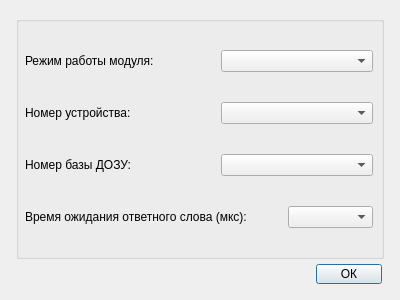
<?xml version="1.0" encoding="UTF-8"?>
<ui version="4.0">
 <class>DriverSettingsDialog</class>
 <widget class="QDialog" name="DriverSettingsDialog">
  <property name="geometry">
   <rect>
    <x>0</x>
    <y>0</y>
    <width>400</width>
    <height>300</height>
   </rect>
  </property>
  <property name="font">
   <font>
    <stylestrategy>PreferAntialias</stylestrategy>
   </font>
  </property>
  <property name="windowTitle">
   <string>Драйвер модуля сопряжения</string>
  </property>
  <layout class="QVBoxLayout" name="verticalLayout_2">
   <item>
    <layout class="QVBoxLayout" name="mainLayout" stretch="0,0">
     <property name="spacing">
      <number>5</number>
     </property>
     <property name="leftMargin">
      <number>5</number>
     </property>
     <property name="topMargin">
      <number>5</number>
     </property>
     <property name="rightMargin">
      <number>5</number>
     </property>
     <property name="bottomMargin">
      <number>5</number>
     </property>
     <item>
      <widget class="QGroupBox" name="settingsGroupBox">
       <property name="font">
        <font>
         <stylestrategy>PreferAntialias</stylestrategy>
        </font>
       </property>
       <property name="title">
        <string/>
       </property>
       <layout class="QVBoxLayout" name="verticalLayout_4" stretch="1,1,1,1">
        <property name="spacing">
         <number>2</number>
        </property>
        <property name="leftMargin">
         <number>3</number>
        </property>
        <property name="topMargin">
         <number>0</number>
        </property>
        <property name="rightMargin">
         <number>3</number>
        </property>
        <property name="bottomMargin">
         <number>0</number>
        </property>
        <item>
         <layout class="QHBoxLayout" name="workModeLayout" stretch="1,0,1">
          <property name="leftMargin">
           <number>3</number>
          </property>
          <property name="rightMargin">
           <number>3</number>
          </property>
          <item alignment="Qt::AlignLeft">
           <widget class="QLabel" name="workModeTitleLabel">
            <property name="font">
             <font>
              <stylestrategy>PreferAntialias</stylestrategy>
             </font>
            </property>
            <property name="text">
             <string>Режим работы модуля:</string>
            </property>
           </widget>
          </item>
          <item>
           <spacer name="workModeSpacer">
            <property name="orientation">
             <enum>Qt::Horizontal</enum>
            </property>
            <property name="sizeHint" stdset="0">
             <size>
              <width>40</width>
              <height>20</height>
             </size>
            </property>
           </spacer>
          </item>
          <item>
           <widget class="QComboBox" name="workModeComboBox">
            <property name="font">
             <font>
              <stylestrategy>PreferAntialias</stylestrategy>
             </font>
            </property>
            <property name="toolTip">
             <string>Доступен только КК (&quot;Контроллер канала&quot;)</string>
            </property>
            <property name="styleSheet">
             <string notr="true">QComboBox {
    margin-left: 0px;
    margin-right: 2px;
    min-width: 40px;
    padding: 2px 12px; 
}</string>
            </property>
           </widget>
          </item>
         </layout>
        </item>
        <item>
         <layout class="QHBoxLayout" name="deviceNumberLayout" stretch="1,0,1">
          <property name="leftMargin">
           <number>3</number>
          </property>
          <property name="rightMargin">
           <number>3</number>
          </property>
          <item alignment="Qt::AlignLeft">
           <widget class="QLabel" name="deviceNumberTitleLabel">
            <property name="font">
             <font>
              <stylestrategy>PreferAntialias</stylestrategy>
             </font>
            </property>
            <property name="text">
             <string>Номер устройства:</string>
            </property>
           </widget>
          </item>
          <item>
           <spacer name="deviceNumberSpacer">
            <property name="orientation">
             <enum>Qt::Horizontal</enum>
            </property>
            <property name="sizeHint" stdset="0">
             <size>
              <width>40</width>
              <height>20</height>
             </size>
            </property>
           </spacer>
          </item>
          <item>
           <widget class="QComboBox" name="deviceNumberComboBox">
            <property name="font">
             <font>
              <stylestrategy>PreferAntialias</stylestrategy>
             </font>
            </property>
            <property name="toolTip">
             <string>Числовой псевдоним модуля на линии связи</string>
            </property>
            <property name="styleSheet">
             <string notr="true">QComboBox {
    margin-left: 0px;
    margin-right: 2px;
    min-width: 40px;
    padding: 2px 12px; 
}</string>
            </property>
           </widget>
          </item>
         </layout>
        </item>
        <item>
         <layout class="QHBoxLayout" name="memNumberLayout" stretch="1,0,1">
          <property name="leftMargin">
           <number>3</number>
          </property>
          <property name="rightMargin">
           <number>3</number>
          </property>
          <item alignment="Qt::AlignLeft">
           <widget class="QLabel" name="lmemNumberTitleLabel">
            <property name="font">
             <font>
              <stylestrategy>PreferAntialias</stylestrategy>
             </font>
            </property>
            <property name="text">
             <string>Номер базы ДОЗУ:</string>
            </property>
           </widget>
          </item>
          <item>
           <spacer name="memNumberSpacer">
            <property name="orientation">
             <enum>Qt::Horizontal</enum>
            </property>
            <property name="sizeHint" stdset="0">
             <size>
              <width>40</width>
              <height>20</height>
             </size>
            </property>
           </spacer>
          </item>
          <item>
           <widget class="QComboBox" name="memNumberComboBox">
            <property name="font">
             <font>
              <stylestrategy>PreferAntialias</stylestrategy>
             </font>
            </property>
            <property name="toolTip">
             <string>Номер используемой базы двухпортовой ОЗУ</string>
            </property>
            <property name="styleSheet">
             <string notr="true">QComboBox {
    margin-left: 0px;
    margin-right: 2px;
    min-width: 40px;
    padding: 2px 12px; 
}</string>
            </property>
           </widget>
          </item>
         </layout>
        </item>
        <item>
         <layout class="QHBoxLayout" name="answerTimeoutLayout" stretch="1,0,0">
          <property name="leftMargin">
           <number>3</number>
          </property>
          <property name="rightMargin">
           <number>3</number>
          </property>
          <item alignment="Qt::AlignLeft">
           <widget class="QLabel" name="answerTimeoutTitleLabel">
            <property name="font">
             <font>
              <stylestrategy>PreferAntialias</stylestrategy>
             </font>
            </property>
            <property name="text">
             <string>Время ожидания ответного слова (мкс):</string>
            </property>
           </widget>
          </item>
          <item>
           <spacer name="answerTimeoutSpacer">
            <property name="orientation">
             <enum>Qt::Horizontal</enum>
            </property>
            <property name="sizeHint" stdset="0">
             <size>
              <width>40</width>
              <height>20</height>
             </size>
            </property>
           </spacer>
          </item>
          <item>
           <widget class="QComboBox" name="answerTimeoutComboBox">
            <property name="font">
             <font>
              <stylestrategy>PreferAntialias</stylestrategy>
             </font>
            </property>
            <property name="toolTip">
             <string>&lt;html&gt;&lt;head/&gt;&lt;body&gt;&lt;p&gt;Таймаут ожидания ответного слова на отправленный запрос (мкс)&lt;/p&gt;&lt;/body&gt;&lt;/html&gt;</string>
            </property>
            <property name="styleSheet">
             <string notr="true">QComboBox {
    margin-left: 0px;
    margin-right: 2px;
    min-width: 40px;
    padding: 2px 12px; 
}</string>
            </property>
           </widget>
          </item>
         </layout>
        </item>
       </layout>
      </widget>
     </item>
     <item alignment="Qt::AlignRight|Qt::AlignBottom">
      <widget class="QPushButton" name="okButton">
       <property name="font">
        <font>
         <stylestrategy>PreferAntialias</stylestrategy>
        </font>
       </property>
       <property name="toolTip">
        <string>Применить указанные параметры</string>
       </property>
       <property name="styleSheet">
        <string notr="true">QPushButton {
    margin-left: 0px;
    margin-right: 2px;
    min-width: 40px;
    padding: 2px 12px; 
}</string>
       </property>
       <property name="text">
        <string>ОК</string>
       </property>
      </widget>
     </item>
    </layout>
   </item>
  </layout>
 </widget>
 <resources/>
 <connections/>
</ui>
